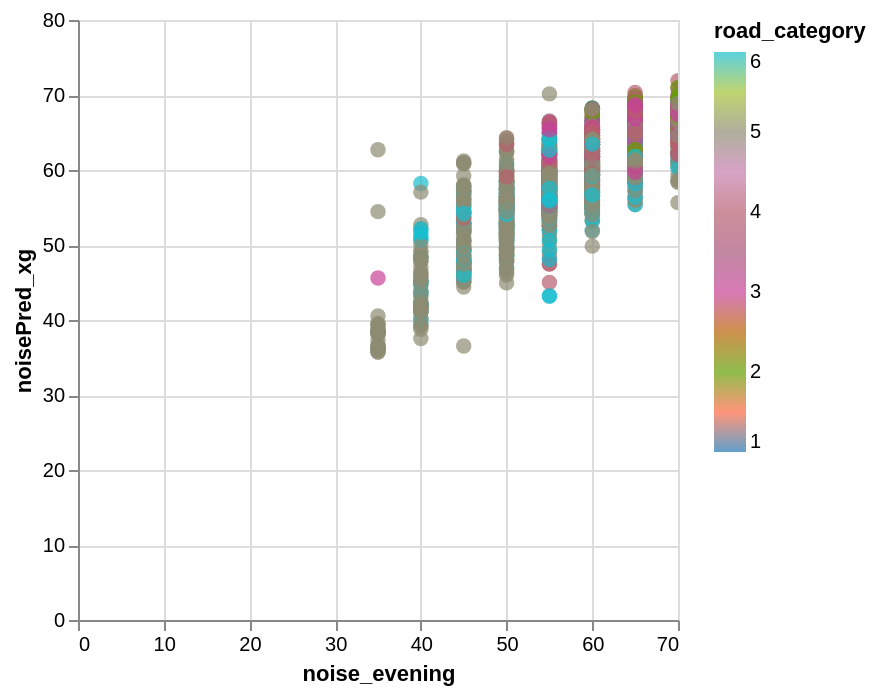

The notebook cell this image was saved under:
### Code cell
data_test['noisePred_rf'] = y_pred
alt.Chart(data_test).mark_circle(size=60).encode(
    x='noise_evening',
    y='noisePred_rf',
    color=alt.Color('road_category', scale=alt.Scale(scheme='category10')),
    tooltip=['road_id']
).interactive()

### Figure 1 — Vega-Lite specification as saved in the notebook (floating-point values rounded to 4 significant figures; data arrays with more than 128 entries replaced by an {"elided": "..."} marker saying what was removed)
{"config": {"view": {"continuousWidth": 300, "continuousHeight": 300}}, "data": {"name": "data-b938878fd0bd8bb4bb6f6885d6d0b828"}, "mark": {"type": "circle", "size": 60}, "encoding": {"color": {"field": "road_category", "scale": {"scheme": "category10"}, "type": "quantitative"}, "tooltip": [{"field": "road_id", "type": "nominal"}], "x": {"field": "noise_evening", "type": "quantitative"}, "y": {"field": "noisePred_xg", "type": "quantitative"}}, "params": [{"name": "param_1e9efca18e7a2868", "select": {"type": "interval", "encodings": ["x", "y"]}, "bind": "scales"}], "$schema": "https://vega.github.io/schema/vega-lite/v6.4.1.json", "datasets": {"data-b938878fd0bd8bb4bb6f6885d6d0b828": {"elided": "2571 records"}}}
